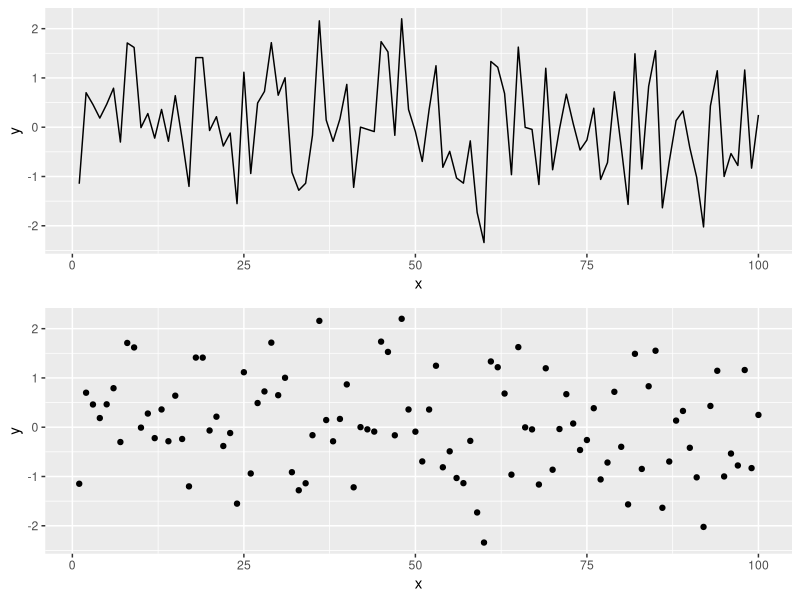
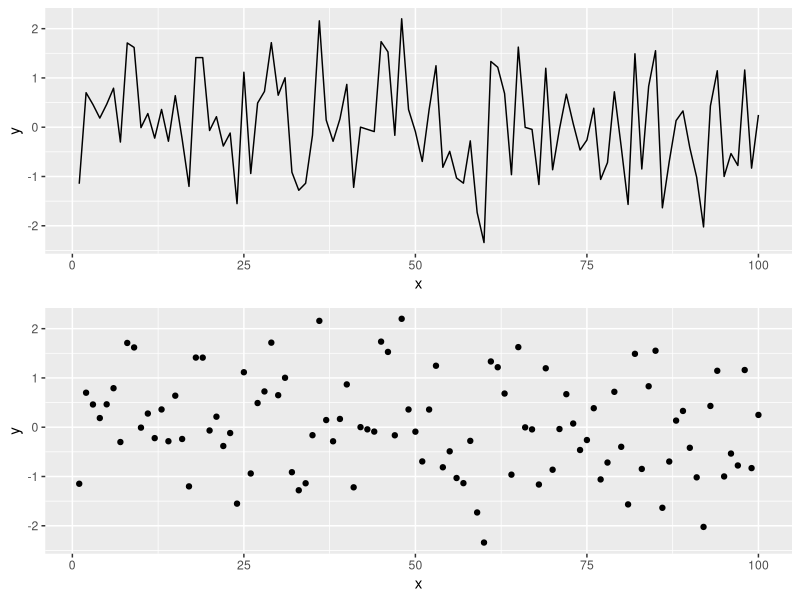

Source code (R) for these figures, in order:
## ---- chunk 1
knitr::opts_chunk$set(echo = TRUE, fig.width = 8, fig.height = 8, fig.alig = "center", message = FALSE)
## ---- chunk 2
library(tidyverse)
library(gridExtra)
## ---- chunk 3
# Simulating data according to a normal distribution
x <- seq(1:100)
y <- rnorm(100) # Generating data form a normal distribution with mean 0 and variance 1
data <- data.frame(x = x, y = y ) # Creating a data frame
p1 = ggplot(data, aes(x= x, y = y)) +
geom_line()
p2 = ggplot(data, aes(x= x, y = y)) +
geom_point()
grid.arrange(p1, p2)

## ---- chunk 4
grid.arrange(p1,p2)
